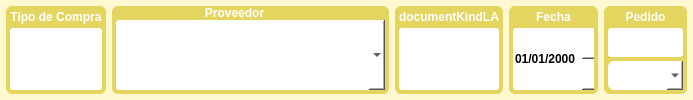
       <widget class="QFrame" name="headerFR">
        <property name="sizePolicy">
         <sizepolicy hsizetype="Preferred" vsizetype="Fixed">
          <horstretch>0</horstretch>
          <verstretch>0</verstretch>
         </sizepolicy>
        </property>
        <property name="styleSheet">
         <string notr="true">background-color:#FFF8D0; border-radius:9;</string>
        </property>
        <layout class="QHBoxLayout" name="headerFRLY">
         <property name="spacing">
          <number>6</number>
         </property>
         <property name="margin">
          <number>6</number>
         </property>
         <item>
          <widget class="QFrame" name="kindFR">
           <property name="styleSheet">
            <string notr="true">color:#FFFFFF; background-color:#E4D460; border-radius:6;</string>
           </property>
           <property name="frameShape">
            <enum>QFrame::Panel</enum>
           </property>
           <property name="frameShadow">
            <enum>QFrame::Raised</enum>
           </property>
           <layout class="QVBoxLayout" name="verticalLayout_5">
            <property name="spacing">
             <number>4</number>
            </property>
            <property name="margin">
             <number>4</number>
            </property>
            <item>
             <widget class="QLabel" name="kindLA">
              <property name="sizePolicy">
               <sizepolicy hsizetype="Preferred" vsizetype="Fixed">
                <horstretch>0</horstretch>
                <verstretch>0</verstretch>
               </sizepolicy>
              </property>
              <property name="font">
               <font>
                <weight>75</weight>
                <bold>true</bold>
               </font>
              </property>
              <property name="text">
               <string>Tipo de Compra</string>
              </property>
              <property name="alignment">
               <set>Qt::AlignCenter</set>
              </property>
              <property name="margin">
               <number>3</number>
              </property>
              <property name="buddy">
               <cstring>kindSE</cstring>
              </property>
             </widget>
            </item>
            <item>
             <widget class="CDSlideSelector" name="kindSE">
              <property name="styleSheet">
               <string notr="true">color:#101010; background-color:#FFFFFF; border-radius:3;</string>
              </property>
             </widget>
            </item>
           </layout>
          </widget>
         </item>
         <item>
          <widget class="QFrame" name="supplierFR">
           <property name="sizePolicy">
            <sizepolicy hsizetype="Preferred" vsizetype="Preferred">
             <horstretch>4</horstretch>
             <verstretch>1</verstretch>
            </sizepolicy>
           </property>
           <property name="styleSheet">
            <string notr="true">background-color:#E4D460; border-radius:6;</string>
           </property>
           <property name="frameShape">
            <enum>QFrame::Panel</enum>
           </property>
           <property name="frameShadow">
            <enum>QFrame::Raised</enum>
           </property>
           <layout class="QVBoxLayout" name="verticalLayout">
            <property name="spacing">
             <number>0</number>
            </property>
            <property name="leftMargin">
             <number>4</number>
            </property>
            <property name="topMargin">
             <number>0</number>
            </property>
            <property name="rightMargin">
             <number>4</number>
            </property>
            <property name="bottomMargin">
             <number>4</number>
            </property>
            <item>
             <widget class="QFrame" name="supplierLYFR">
              <property name="sizePolicy">
               <sizepolicy hsizetype="Preferred" vsizetype="Fixed">
                <horstretch>0</horstretch>
                <verstretch>0</verstretch>
               </sizepolicy>
              </property>
              <layout class="QHBoxLayout" name="horizontalLayout_2">
               <property name="spacing">
                <number>0</number>
               </property>
               <property name="margin">
                <number>0</number>
               </property>
               <item>
                <widget class="QLabel" name="supplierLA">
                 <property name="sizePolicy">
                  <sizepolicy hsizetype="Expanding" vsizetype="Fixed">
                   <horstretch>0</horstretch>
                   <verstretch>0</verstretch>
                  </sizepolicy>
                 </property>
                 <property name="font">
                  <font>
                   <weight>75</weight>
                   <bold>true</bold>
                  </font>
                 </property>
                 <property name="styleSheet">
                  <string notr="true">color:#FFFFFF;</string>
                 </property>
                 <property name="text">
                  <string>Proveedor</string>
                 </property>
                 <property name="alignment">
                  <set>Qt::AlignCenter</set>
                 </property>
                 <property name="margin">
                  <number>3</number>
                 </property>
                 <property name="buddy">
                  <cstring>supplierCB</cstring>
                 </property>
                </widget>
               </item>
               <item>
                <widget class="QPushButton" name="addSupplierBU">
                 <property name="sizePolicy">
                  <sizepolicy hsizetype="Preferred" vsizetype="Fixed">
                   <horstretch>0</horstretch>
                   <verstretch>0</verstretch>
                  </sizepolicy>
                 </property>
                 <property name="text">
                  <string/>
                 </property>
                 <property name="icon">
                  <iconset>
                   <normaloff>:/Restart_2.png</normaloff>:/Restart_2.png</iconset>
                 </property>
                 <property name="iconSize">
                  <size>
                   <width>28</width>
                   <height>28</height>
                  </size>
                 </property>
                 <property name="flat">
                  <bool>true</bool>
                 </property>
                </widget>
               </item>
              </layout>
             </widget>
            </item>
            <item>
             <widget class="CDComboBox" name="supplierCB">
              <property name="sizePolicy">
               <sizepolicy hsizetype="Preferred" vsizetype="Preferred">
                <horstretch>0</horstretch>
                <verstretch>0</verstretch>
               </sizepolicy>
              </property>
              <property name="font">
               <font>
                <pointsize>10</pointsize>
                <weight>75</weight>
                <bold>true</bold>
               </font>
              </property>
              <property name="toolTip">
               <string>Seleccione el proveedor. alt+flecha abajo para mostrar la lista</string>
              </property>
              <property name="styleSheet">
               <string notr="true">background-color:#FFFFFF; border-radius:3;</string>
              </property>
              <property name="editable">
               <bool>true</bool>
              </property>
              <property name="frame">
               <bool>false</bool>
              </property>
             </widget>
            </item>
           </layout>
          </widget>
         </item>
         <item>
          <widget class="QFrame" name="numberLYFR">
           <property name="sizePolicy">
            <sizepolicy hsizetype="Preferred" vsizetype="Preferred">
             <horstretch>1</horstretch>
             <verstretch>0</verstretch>
            </sizepolicy>
           </property>
           <property name="styleSheet">
            <string notr="true">background-color:#E4D460; border-radius:6;</string>
           </property>
           <property name="frameShape">
            <enum>QFrame::Panel</enum>
           </property>
           <property name="frameShadow">
            <enum>QFrame::Raised</enum>
           </property>
           <layout class="QVBoxLayout" name="nuberLYFRLY">
            <property name="spacing">
             <number>4</number>
            </property>
            <property name="margin">
             <number>4</number>
            </property>
            <item>
             <widget class="CDLabelWClick" name="documentKindLA">
              <property name="sizePolicy">
               <sizepolicy hsizetype="Preferred" vsizetype="Fixed">
                <horstretch>0</horstretch>
                <verstretch>0</verstretch>
               </sizepolicy>
              </property>
              <property name="font">
               <font>
                <weight>75</weight>
                <bold>true</bold>
               </font>
              </property>
              <property name="styleSheet">
               <string notr="true">color:#FFFFFF;</string>
              </property>
              <property name="text">
               <string>documentKindLA</string>
              </property>
              <property name="alignment">
               <set>Qt::AlignCenter</set>
              </property>
              <property name="margin">
               <number>3</number>
              </property>
              <property name="buddy">
               <cstring>numberED</cstring>
              </property>
             </widget>
            </item>
            <item>
             <widget class="QFrame" name="numberFR">
              <property name="styleSheet">
               <string notr="true">color:#3000FF; background-color:#FFFFFF;</string>
              </property>
              <layout class="QHBoxLayout" name="numberFRLY">
               <property name="spacing">
                <number>0</number>
               </property>
               <property name="margin">
                <number>0</number>
               </property>
               <item>
                <widget class="CDLineEdit" name="serieED">
                 <property name="sizePolicy">
                  <sizepolicy hsizetype="Expanding" vsizetype="Expanding">
                   <horstretch>2</horstretch>
                   <verstretch>0</verstretch>
                  </sizepolicy>
                 </property>
                 <property name="styleSheet">
                  <string notr="true">background-color:#FFFFFF; border:0; border-radius:3;</string>
                 </property>
                 <property name="alignment">
                  <set>Qt::AlignRight|Qt::AlignTrailing|Qt::AlignVCenter</set>
                 </property>
                </widget>
               </item>
               <item>
                <widget class="CDLineEdit" name="numberED">
                 <property name="sizePolicy">
                  <sizepolicy hsizetype="Expanding" vsizetype="Expanding">
                   <horstretch>5</horstretch>
                   <verstretch>0</verstretch>
                  </sizepolicy>
                 </property>
                 <property name="font">
                  <font>
                   <weight>75</weight>
                   <bold>true</bold>
                  </font>
                 </property>
                 <property name="styleSheet">
                  <string notr="true">background-color:#FFFFFF; border:0; border-radius:3;</string>
                 </property>
                 <property name="frame">
                  <bool>false</bool>
                 </property>
                 <property name="alignment">
                  <set>Qt::AlignLeading|Qt::AlignLeft|Qt::AlignVCenter</set>
                 </property>
                </widget>
               </item>
              </layout>
             </widget>
            </item>
           </layout>
          </widget>
         </item>
         <item>
          <widget class="QFrame" name="dateLYFR">
           <property name="sizePolicy">
            <sizepolicy hsizetype="Preferred" vsizetype="Preferred">
             <horstretch>1</horstretch>
             <verstretch>0</verstretch>
            </sizepolicy>
           </property>
           <property name="styleSheet">
            <string notr="true">background-color:#E4D460; border-radius:6;</string>
           </property>
           <property name="frameShape">
            <enum>QFrame::Panel</enum>
           </property>
           <property name="frameShadow">
            <enum>QFrame::Raised</enum>
           </property>
           <layout class="QVBoxLayout" name="verticalLayout_15">
            <property name="spacing">
             <number>4</number>
            </property>
            <property name="margin">
             <number>4</number>
            </property>
            <item>
             <widget class="QLabel" name="dateLYLA">
              <property name="sizePolicy">
               <sizepolicy hsizetype="Preferred" vsizetype="Fixed">
                <horstretch>0</horstretch>
                <verstretch>0</verstretch>
               </sizepolicy>
              </property>
              <property name="font">
               <font>
                <weight>75</weight>
                <bold>true</bold>
               </font>
              </property>
              <property name="styleSheet">
               <string notr="true">color:#FFFFFF;</string>
              </property>
              <property name="text">
               <string>Fecha</string>
              </property>
              <property name="alignment">
               <set>Qt::AlignCenter</set>
              </property>
              <property name="margin">
               <number>3</number>
              </property>
              <property name="buddy">
               <cstring>dateED</cstring>
              </property>
             </widget>
            </item>
            <item>
             <widget class="CDDateEdit" name="dateED">
              <property name="sizePolicy">
               <sizepolicy hsizetype="Preferred" vsizetype="Preferred">
                <horstretch>0</horstretch>
                <verstretch>0</verstretch>
               </sizepolicy>
              </property>
              <property name="font">
               <font>
                <weight>75</weight>
                <bold>true</bold>
               </font>
              </property>
              <property name="styleSheet">
               <string notr="true">background-color:#FFFFFF; border:0; border-radius:3;</string>
              </property>
              <property name="frame">
               <bool>false</bool>
              </property>
              <property name="displayFormat">
               <string>dd/MM/yyyy</string>
              </property>
             </widget>
            </item>
           </layout>
          </widget>
         </item>
         <item>
          <widget class="QFrame" name="orderFR">
           <property name="sizePolicy">
            <sizepolicy hsizetype="Preferred" vsizetype="Preferred">
             <horstretch>1</horstretch>
             <verstretch>0</verstretch>
            </sizepolicy>
           </property>
           <property name="styleSheet">
            <string notr="true">background-color:#E4D460; border-radius:6;</string>
           </property>
           <property name="frameShape">
            <enum>QFrame::Panel</enum>
           </property>
           <property name="frameShadow">
            <enum>QFrame::Raised</enum>
           </property>
           <layout class="QVBoxLayout" name="verticalLayout_12">
            <property name="spacing">
             <number>4</number>
            </property>
            <property name="margin">
             <number>4</number>
            </property>
            <item>
             <widget class="QLabel" name="orderLA">
              <property name="sizePolicy">
               <sizepolicy hsizetype="Preferred" vsizetype="Fixed">
                <horstretch>0</horstretch>
                <verstretch>0</verstretch>
               </sizepolicy>
              </property>
              <property name="font">
               <font>
                <weight>75</weight>
                <bold>true</bold>
               </font>
              </property>
              <property name="styleSheet">
               <string notr="true">color:#FFFFFF;</string>
              </property>
              <property name="text">
               <string>Pedido</string>
              </property>
              <property name="alignment">
               <set>Qt::AlignCenter</set>
              </property>
              <property name="margin">
               <number>3</number>
              </property>
              <property name="buddy">
               <cstring>orderCB</cstring>
              </property>
             </widget>
            </item>
            <item>
             <widget class="QLineEdit" name="orderED">
              <property name="sizePolicy">
               <sizepolicy hsizetype="Preferred" vsizetype="Preferred">
                <horstretch>0</horstretch>
                <verstretch>0</verstretch>
               </sizepolicy>
              </property>
              <property name="font">
               <font>
                <weight>75</weight>
                <bold>true</bold>
               </font>
              </property>
              <property name="styleSheet">
               <string notr="true">background-color:#FFFFFF; border:0; border-radius:3;</string>
              </property>
              <property name="frame">
               <bool>false</bool>
              </property>
              <property name="alignment">
               <set>Qt::AlignCenter</set>
              </property>
              <property name="readOnly">
               <bool>true</bool>
              </property>
             </widget>
            </item>
            <item>
             <widget class="CDComboBox" name="orderCB">
              <property name="sizePolicy">
               <sizepolicy hsizetype="Preferred" vsizetype="Preferred">
                <horstretch>0</horstretch>
                <verstretch>0</verstretch>
               </sizepolicy>
              </property>
              <property name="minimumSize">
               <size>
                <width>75</width>
                <height>0</height>
               </size>
              </property>
              <property name="font">
               <font>
                <weight>75</weight>
                <bold>true</bold>
               </font>
              </property>
              <property name="styleSheet">
               <string notr="true">background-color:#FFFFFF; border:0;</string>
              </property>
              <property name="editable">
               <bool>true</bool>
              </property>
              <property name="frame">
               <bool>false</bool>
              </property>
             </widget>
            </item>
           </layout>
          </widget>
         </item>
        </layout>
       </widget>
